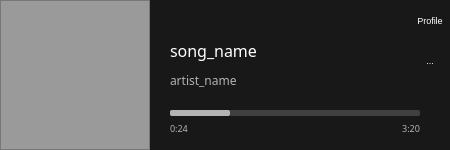
<?xml version="1.0" encoding="UTF-8"?>
<ui version="4.0">
 <class>PlayerWidget</class>
 <widget class="QWidget" name="PlayerWidget">
  <property name="enabled">
   <bool>true</bool>
  </property>
  <property name="geometry">
   <rect>
    <x>0</x>
    <y>0</y>
    <width>450</width>
    <height>150</height>
   </rect>
  </property>
  <property name="minimumSize">
   <size>
    <width>450</width>
    <height>0</height>
   </size>
  </property>
  <property name="maximumSize">
   <size>
    <width>450</width>
    <height>150</height>
   </size>
  </property>
  <property name="font">
   <font>
    <pointsize>7</pointsize>
    <weight>50</weight>
    <bold>false</bold>
    <kerning>true</kerning>
   </font>
  </property>
  <property name="windowTitle">
   <string>Form</string>
  </property>
  <property name="autoFillBackground">
   <bool>false</bool>
  </property>
  <property name="styleSheet">
   <string notr="true">QWidget {
	background-color: rgb(24, 24, 24);
}</string>
  </property>
  <widget class="QProgressBar" name="song_progressBar">
   <property name="geometry">
    <rect>
     <x>170</x>
     <y>110</y>
     <width>250</width>
     <height>6</height>
    </rect>
   </property>
   <property name="styleSheet">
    <string notr="true">QProgressBar:horizontal {
border-radius: 2px;
background: rgb(64, 64, 64);
}
QProgressBar::chunk:horizontal {
border-radius: 2px;
background: rgb(179, 179, 179);
}</string>
   </property>
   <property name="value">
    <number>24</number>
   </property>
   <property name="textVisible">
    <bool>false</bool>
   </property>
  </widget>
  <widget class="QPushButton" name="user_profile">
   <property name="geometry">
    <rect>
     <x>410</x>
     <y>0</y>
     <width>40</width>
     <height>40</height>
    </rect>
   </property>
   <property name="styleSheet">
    <string notr="true">QPushButton{
	background-color: rgb(24, 24, 24);
	color: white;
	border: none;
	shadows: none;
}</string>
   </property>
   <property name="text">
    <string>Profile</string>
   </property>
  </widget>
  <widget class="QToolButton" name="settings">
   <property name="geometry">
    <rect>
     <x>410</x>
     <y>40</y>
     <width>40</width>
     <height>40</height>
    </rect>
   </property>
   <property name="styleSheet">
    <string notr="true">QToolButton{
	background-color: rgb(24, 24, 24);
	color: white;
	border: none;
	shadows: none;
}</string>
   </property>
   <property name="text">
    <string>...</string>
   </property>
  </widget>
  <widget class="QLabel" name="song_name">
   <property name="geometry">
    <rect>
     <x>170</x>
     <y>40</y>
     <width>231</width>
     <height>21</height>
    </rect>
   </property>
   <property name="font">
    <font>
     <family>Proxima Nova Alt Rg</family>
     <pointsize>12</pointsize>
     <weight>50</weight>
     <bold>false</bold>
     <kerning>true</kerning>
    </font>
   </property>
   <property name="styleSheet">
    <string notr="true">QLabel{
	color: white;
}</string>
   </property>
   <property name="text">
    <string>song_name</string>
   </property>
   <property name="openExternalLinks">
    <bool>true</bool>
   </property>
  </widget>
  <widget class="QLabel" name="label">
   <property name="geometry">
    <rect>
     <x>170</x>
     <y>70</y>
     <width>231</width>
     <height>20</height>
    </rect>
   </property>
   <property name="font">
    <font>
     <family>Proxima Nova Rg</family>
     <pointsize>9</pointsize>
    </font>
   </property>
   <property name="styleSheet">
    <string notr="true">QLabel{
	color: rgb(179, 179, 179);
}</string>
   </property>
   <property name="text">
    <string>artist_name</string>
   </property>
  </widget>
  <widget class="QFrame" name="song_image">
   <property name="geometry">
    <rect>
     <x>0</x>
     <y>0</y>
     <width>150</width>
     <height>150</height>
    </rect>
   </property>
   <property name="autoFillBackground">
    <bool>false</bool>
   </property>
   <property name="styleSheet">
    <string notr="true">QFrame{
	background-color: rgb(154, 154, 154);
}</string>
   </property>
   <property name="frameShape">
    <enum>QFrame::StyledPanel</enum>
   </property>
   <property name="frameShadow">
    <enum>QFrame::Raised</enum>
   </property>
  </widget>
  <widget class="QLabel" name="song_progress">
   <property name="geometry">
    <rect>
     <x>170</x>
     <y>120</y>
     <width>55</width>
     <height>16</height>
    </rect>
   </property>
   <property name="font">
    <font>
     <family>Proxima Nova Rg</family>
     <pointsize>7</pointsize>
     <weight>50</weight>
     <bold>false</bold>
     <kerning>true</kerning>
    </font>
   </property>
   <property name="styleSheet">
    <string notr="true">QLabel{
	color: rgb(179, 179, 179);
}
</string>
   </property>
   <property name="text">
    <string>0:24</string>
   </property>
  </widget>
  <widget class="QLabel" name="song_length">
   <property name="geometry">
    <rect>
     <x>365</x>
     <y>120</y>
     <width>55</width>
     <height>16</height>
    </rect>
   </property>
   <property name="font">
    <font>
     <family>Proxima Nova Rg</family>
     <pointsize>7</pointsize>
     <weight>50</weight>
     <bold>false</bold>
     <kerning>true</kerning>
    </font>
   </property>
   <property name="layoutDirection">
    <enum>Qt::LeftToRight</enum>
   </property>
   <property name="styleSheet">
    <string notr="true">QLabel{
	color: rgb(179, 179, 179);
}</string>
   </property>
   <property name="text">
    <string>3:20</string>
   </property>
   <property name="alignment">
    <set>Qt::AlignRight|Qt::AlignTrailing|Qt::AlignVCenter</set>
   </property>
  </widget>
 </widget>
 <resources/>
 <connections/>
</ui>
